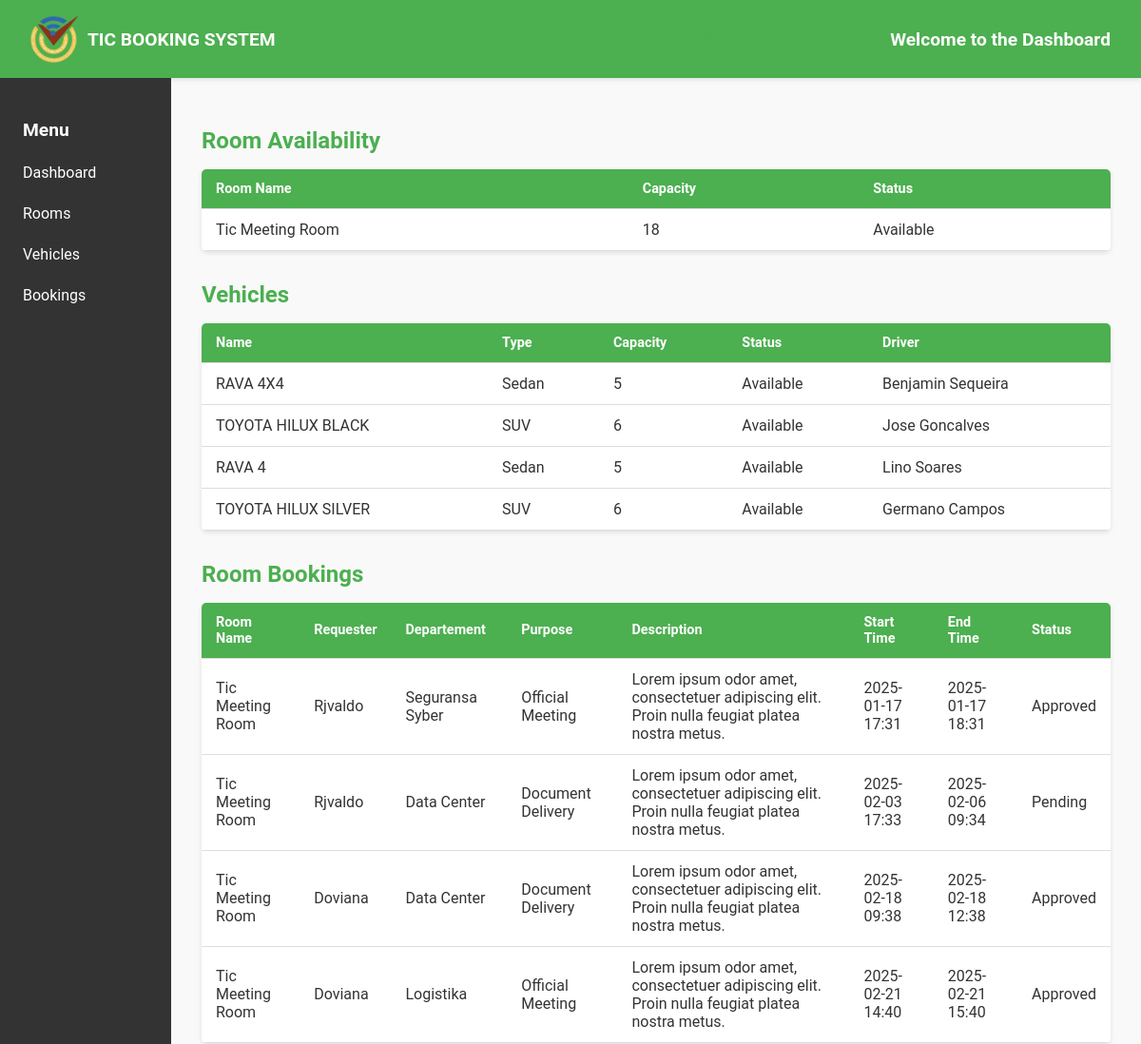
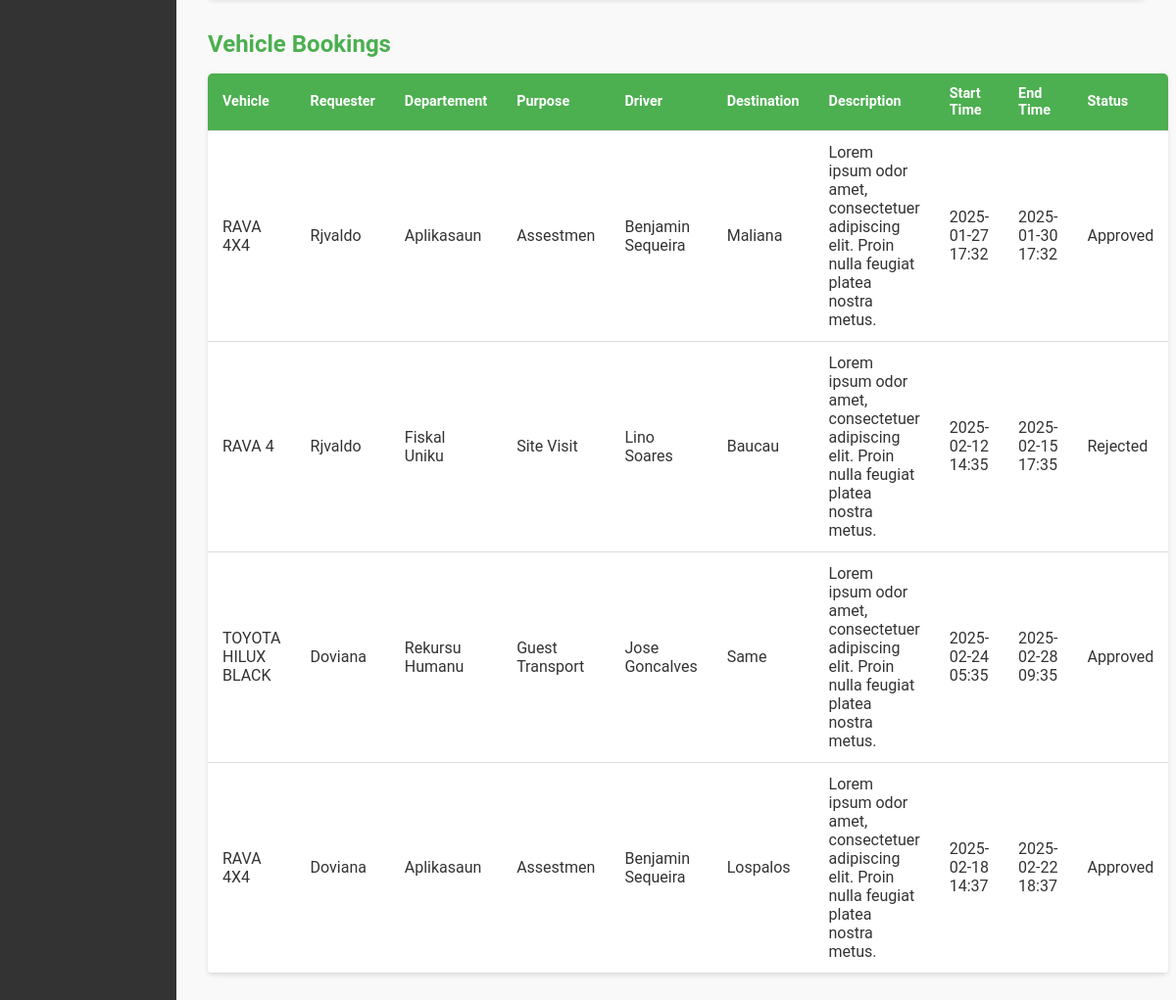
The page / on the database its author committed (2 pictures, top to bottom).
### bookingsystem/models.py (models this page shows, shortened)
class Room(models.Model):
    name = models.CharField(max_length=100)
    capacity = models.IntegerField()
    status = models.CharField(max_length=50, choices=[
        ('Available', 'Available'),
        ('In Use', 'In Use'),
        ('Under Maintenance', 'Under Maintenance'),
    ])

class Vehicle(models.Model):
    name = models.CharField(max_length=100)
    type = models.CharField(max_length=50, choices=[
        ('Sedan', 'Sedan'),
        ('SUV', 'SUV'),
        ('Van', 'Van'),
        ('Truck', 'Truck'),
    ])
    capacity = models.IntegerField()
    status = models.CharField(max_length=50, choices=[
        ('Available', 'Available'),
        ('In Use', 'In Use'),
        ('Under Maintenance', 'Under Maintenance'),
    ])
    driver = models.ForeignKey(
        Driver,
        on_delete=models.SET_NULL,
        null=True,
        blank=True,
        related_name='vehicles'
    )

class Driver(models.Model):
    name = models.CharField(max_length=100)
    license_number = models.CharField(max_length=50, unique=True)

class Booking(models.Model):
    RESOURCE_TYPE_CHOICES = [
        ('Room', 'Room'),
        ('Vehicle', 'Vehicle'),
    ]
    STATUS_CHOICES = [
        ('Pending', 'Pending'),
        ('Approved', 'Approved'),
        ('Rejected', 'Rejected'),
    ]
    resource_type = models.CharField(max_length=50, choices=RESOURCE_TYPE_CHOICES)
    purpose = models.ForeignKey(Purpose, on_delete=models.SET_NULL, null=True, blank=False, related_name='bookings')
    room = models.ForeignKey(Room, on_delete=models.SET_NULL, null=True, blank=True, related_name='bookings')
    vehicle = models.ForeignKey(Vehicle, on_delete=models.SET_NULL, null=True, blank=True, related_name='bookings')
    departement = models.ForeignKey(
        Departement,
        on_delete=models.SET_NULL,
        null=True,
        blank=True,
        related_name='bookings'
    )
    destination_address = models.CharField(max_length=255, null=True, blank=True)
    travel_description = models.TextField(null=False, blank=False)
    requester_name = models.ForeignKey(
        settings.AUTH_USER_MODEL,
        on_delete=models.CASCADE,
        related_name='bookings',
        verbose_name='Requester'
    )
    start_time = models.DateTimeField()
    end_time = models.DateTimeField()
    status = models.CharField(max_length=50, choices=STATUS_CHOICES, default='Pending')

class CustomUser(AbstractUser):
    username = models.CharField(
        max_length=150,
        unique=True,
        validators=[MinLengthValidator(1)],
        error_messages={
            'unique': "A user with that username already exists.",
        },
    )
    email = models.EmailField(unique=True)
    first_name = models.CharField(max_length=150)
    last_name = models.CharField(max_length=150)
    groups = models.ManyToManyField(
        'auth.Group',
        related_name='customuser_groups',  # Tambahkan related_name yang unik
        blank=True,
    )
    user_permissions = models.ManyToManyField(
        'auth.Permission',
        related_name='customuser_permissions',  # Tambahkan related_name yang unik
        blank=True,
    )
    REQUIRED_FIELDS = ['email', 'first_name', 'last_name']
    def __str__(self):
        return self.username

class Departement(models.Model):
    name = models.CharField(max_length=100)

class Purpose(models.Model):
    name = models.CharField(max_length=100, unique=True)

### bookingsystem/views.py (the view)
# urls.py: path('', views.dashboard, name='dashboard'),
def dashboard(request):
    rooms = Room.objects.all()
    vehicles = Vehicle.objects.all()
    bookings = Booking.objects.select_related('room', 'vehicle', 'departement').all()
    departements = Departement.objects.all()
    context = {
        'rooms': rooms,
        'vehicles': vehicles,
        'bookings': bookings,
        'departements': departements,
    }
    return render(request, 'dashboard.html', context)

### bookingsystem/templates/dashboard.html (shortened to what this page needs)
{% load static %}
<!DOCTYPE html>
<html lang="en">
<head>
</head>
<body>
    <header>
        <div class="logo-container">
            <img src="{% static 'images/logo.png' %}" alt="Logo">
            <span class="logo-text">TIC BOOKING SYSTEM</span>
        </div>
        <h1>TIC BOOKING SYSTEM</h1>
        <span>Welcome to the Dashboard</span>
    </header>
    <div class="container">
        <div class="sidebar">
            <h3>Menu</h3>
            <a href="#">Dashboard</a>
            <a href="#">Rooms</a>
            <a href="#">Vehicles</a>
            <a href="#">Bookings</a>
        </div>
        <div class="main-content">
            <h2>Room Availability</h2>
            <table>
                <thead>
                    <tr>
                        <th>Room Name</th>
                        <th>Capacity</th>
                        <th>Status</th>
                    </tr>
                </thead>
                <tbody>
                    {% for room in rooms %}
                        <tr>
                            <td>{{ room.name }}</td>
                            <td>{{ room.capacity }}</td>
                            <td>{{ room.status }}</td>
                        </tr>
                    {% empty %}
                        <tr>
                            <td colspan="3" class="no-data">No rooms available.</td>
                        </tr>
                    {% endfor %}
                </tbody>
            </table>
            <h2>Vehicles</h2>
            <table>
                <thead>
                    <tr>
                        <th>Name</th>
                        <th>Type</th>
                        <th>Capacity</th>
                        <th>Status</th>
                        <th>Driver</th>
                    </tr>
                </thead>
                <tbody>
                    {% for vehicle in vehicles %}
                        <tr>
                            <td>{{ vehicle.name }}</td>
                            <td>{{ vehicle.type }}</td>
                            <td>{{ vehicle.capacity }}</td>
                            <td>{{ vehicle.status }}</td>
                            <td>
                                {% if vehicle.driver %}
                                    {{ vehicle.driver.name }}
                                {% else %}
                                    No Driver
                                {% endif %}
                            </td>
                        </tr>
                    {% empty %}
                        <tr>
                            <td colspan="5" class="no-data">No vehicles available.</td>
                        </tr>
                    {% endfor %}
                </tbody>
            </table>
            <h2>Room Bookings</h2>
            <table>
                <thead>
                    <tr>
                        <th>Room Name</th>
                        <th>Requester</th>
                        <th>Departement</th>
                        <th>Purpose</th>
                        <th>Description</th>
                        <th>Start Time</th>
                        <th>End Time</th>
                        <th>Status</th>
                    </tr>
                </thead>
                <tbody>
                    {% for booking in bookings %}
                        {% if booking.resource_type == "Room" %}
                            <tr>
                                <td>{{ booking.room.name }}</td>
                                <td>{{ booking.requester_name }}</td>
                                <td>
                                    {% if booking.departement %}
                                        {{ booking.departement.name }}
                                    {% else %}
                                        No Departement
                                    {% endif %}
                                </td>
                                <td>{{ booking.purpose.name }}</td>
                                <td>{{ booking.travel_description|default:"-" }}</td>
                                <td>{{ booking.start_time|date:"Y-m-d H:i" }}</td>
                                <td>{{ booking.end_time|date:"Y-m-d H:i" }}</td>
                                <td>{{ booking.status }}</td>
                            </tr>
                        {% endif %}
                    {% empty %}
                        <tr>
                            <td colspan="7" class="no-data">No room bookings available.</td>
                        </tr>
                    {% endfor %}
                </tbody>
            </table>
            <h2>Vehicle Bookings</h2>
    <table>
        <thead>
            <tr>
                <th>Vehicle</th>
                <th>Requester</th>
                <th>Departement</th>
                <th>Purpose</th>
                <th>Driver</th>
                <th>Destination</th>
                <th>Description</th>
                <th>Start Time</th>
                <th>End Time</th>
                <th>Status</th>
            </tr>
        </thead>
        <tbody>
            {% for booking in bookings %}
                {% if booking.resource_type == "Vehicle" %}
                    <tr>
                        <td>{{ booking.vehicle.name }}</td>
                        <td>{{ booking.requester_name }}</td>
                        <td>
                            {% if booking.departement %}
                                {{ booking.departement.name }}
                            {% else %}
                                No Departement
                            {% endif %}
                        </td>
                        <td>
                            {% if booking.purpose %}
                                {{ booking.purpose.name }}
                            {% else %}
                                No Purpose
                            {% endif %}
                        </td>
                        <td>
                            {% if booking.vehicle.driver %}
                                {{ booking.vehicle.driver.name }}
                            {% else %}
                                No Driver
                            {% endif %}
                        </td>
                        <td>{{ booking.destination_address|default:"-" }}</td>
                        <td>{{ booking.travel_description|default:"-" }}</td>
                        <td>{{ booking.start_time|date:"Y-m-d H:i" }}</td>
                        <td>{{ booking.end_time|date:"Y-m-d H:i" }}</td>
                        <td>{{ booking.status }}</td>
                    </tr>
                {% endif %}
            {% empty %}
                <tr>
                    <td colspan="9" class="no-data">No vehicle bookings available.</td>
                </tr>
            {% endfor %}
        </tbody>
    </table>
        </div>
    </div>
</body>
</html>

### bookingsystem/templates/dashboard.html (style rules this page uses)
body { font-family: 'Roboto', Arial, sans-serif; margin: 0; padding: 0; background-color: #f9f9f9; color: #333; }
header { display: flex; align-items: center; justify-content: space-between; background-color: #4CAF50; color: white; padding: 1rem 2rem; box-shadow: 0 2px 5px rgba(0, 0, 0, 0.1); }
header .logo-container { display: flex; align-items: center; }
header img { height: 50px; margin-right: 10px; }
header .logo-text { font-size: 1.2rem; font-weight: bold; color: white; }
header h1 { margin: 0; font-size: 1.8rem; }
header span { font-size: 1.2rem; font-weight: bold; }
.container { display: grid; grid-template-columns: 15% 85%; min-height: 100vh; }
.sidebar { background-color: #333; color: white; padding: 1.5rem; }
.sidebar h3 { margin-bottom: 1rem; font-size: 1.2rem; }
.sidebar a { display: block; color: white; text-decoration: none; padding: 0.5rem 0; margin-bottom: 0.5rem; border-radius: 5px; transition: background-color 0.3s ease; }
.main-content { padding: 2rem; overflow-y: auto; }
h1, h2 { color: #4CAF50; margin-bottom: 1rem; }
table { width: 100%; border-collapse: collapse; margin-bottom: 2rem; background-color: white; border-radius: 5px; overflow: hidden; box-shadow: 0 2px 5px rgba(0, 0, 0, 0.1); }
table th, table td { padding: 12px 15px; text-align: left; border-bottom: 1px solid #ddd; }
table th { background-color: #4CAF50; color: white; font-size: 0.9rem; }

### rows shown on the page
Room: name "Tic Meeting Room", capacity "18", status "Available"
Vehicle: name "RAVA 4X4", type "Sedan", capacity "5", status "Available", driver.name "Benjamin Sequeira"
Vehicle: name "TOYOTA HILUX BLACK", type "SUV", capacity "6", status "Available", driver.name "Jose Goncalves"
Vehicle: name "RAVA 4", type "Sedan", capacity "5", status "Available", driver.name "Lino Soares"
Vehicle: name "TOYOTA HILUX SILVER", type "SUV", capacity "6", status "Available", driver.name "Germano Campos"
Booking: room.name "Tic Meeting Room", requester_name "Rjvaldo", departement.name "Seguransa Syber", purpose.name "Official Meeting", travel_description "Lorem ipsum odor amet, consectetuer adipiscing elit. Proin nulla feugiat platea nostra metus.", start_time "2025-01-17 17:31", end_time "2025-01-17 18:31", status "Approved"
Booking: room.name "Tic Meeting Room", requester_name "Rjvaldo", departement.name "Data Center", purpose.name "Document Delivery", travel_description "Lorem ipsum odor amet, consectetuer adipiscing elit. Proin nulla feugiat platea nostra metus.", start_time "2025-02-03 17:33", end_time "2025-02-06 09:34", status "Pending"
Booking: room.name "Tic Meeting Room", requester_name "Doviana", departement.name "Data Center", purpose.name "Document Delivery", travel_description "Lorem ipsum odor amet, consectetuer adipiscing elit. Proin nulla feugiat platea nostra metus.", start_time "2025-02-18 09:38", end_time "2025-02-18 12:38", status "Approved"
Booking: room.name "Tic Meeting Room", requester_name "Doviana", departement.name "Logistika", purpose.name "Official Meeting", travel_description "Lorem ipsum odor amet, consectetuer adipiscing elit. Proin nulla feugiat platea nostra metus.", start_time "2025-02-21 14:40", end_time "2025-02-21 15:40", status "Approved"
Booking: vehicle.name "RAVA 4X4", requester_name "Rjvaldo", departement.name "Aplikasaun", purpose.name "Assestmen", vehicle.driver.name "Benjamin Sequeira", destination_address "Maliana", travel_description "Lorem ipsum odor amet, consectetuer adipiscing elit. Proin nulla feugiat platea nostra metus.", start_time "2025-01-27 17:32", end_time "2025-01-30 17:32", status "Approved"
Booking: vehicle.name "RAVA 4", requester_name "Rjvaldo", departement.name "Fiskal Uniku", purpose.name "Site Visit", vehicle.driver.name "Lino Soares", destination_address "Baucau", travel_description "Lorem ipsum odor amet, consectetuer adipiscing elit. Proin nulla feugiat platea nostra metus.", start_time "2025-02-12 14:35", end_time "2025-02-15 17:35", status "Rejected"
Booking: vehicle.name "TOYOTA HILUX BLACK", requester_name "Doviana", departement.name "Rekursu Humanu", purpose.name "Guest Transport", vehicle.driver.name "Jose Goncalves", destination_address "Same", travel_description "Lorem ipsum odor amet, consectetuer adipiscing elit. Proin nulla feugiat platea nostra metus.", start_time "2025-02-24 05:35", end_time "2025-02-28 09:35", status "Approved"
Booking: vehicle.name "RAVA 4X4", requester_name "Doviana", departement.name "Aplikasaun", purpose.name "Assestmen", vehicle.driver.name "Benjamin Sequeira", destination_address "Lospalos", travel_description "Lorem ipsum odor amet, consectetuer adipiscing elit. Proin nulla feugiat platea nostra metus.", start_time "2025-02-18 14:37", end_time "2025-02-22 18:37", status "Approved"
